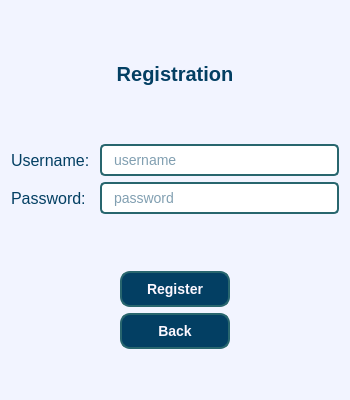
<?xml version="1.0" encoding="UTF-8"?>
<ui version="4.0">
 <class>registration_window</class>
 <widget class="QWidget" name="registration_window">
  <property name="geometry">
   <rect>
    <x>0</x>
    <y>0</y>
    <width>350</width>
    <height>400</height>
   </rect>
  </property>
  <property name="windowTitle">
   <string>registration_window</string>
  </property>
  <property name="styleSheet">
   <string notr="true">QWidget {
    background-color: rgb(242, 244, 255); /* Светлый фон */
}

QMessageBox {
    background-color: rgb(242, 244, 255); /* Светлый фон */
    color: rgb(3, 63, 99); /* Темно-синий цвет текста для контраста */
    border: 2px solid rgb(40, 102, 110); /* Бирюзовая обводка */
    border-radius: 8px; /* Закругленные углы */
}
QLabel {
    color: rgb(3, 63, 99); /* Темный синий цвет текста */
    font-size: 16px; /* Размер шрифта */
}
QMessageBox QLabel {
    color: rgb(3, 63, 99); /* Темный цвет текста */
    font-size: 14px; /* Размер шрифта */
}
QMessageBox QPushButton {
    background-color: rgb(3, 63, 99); /* Синий фон кнопки */
    color: rgb(252, 247, 255); /* Белый цвет текста */
    border: none;
    border-radius: 5px;
    padding: 6px 12px; /* Отступы для приятного вида */
}
QMessageBox QPushButton:hover {
    background-color: rgb(40, 102, 110); /* Цвет при наведении */
}
QInputDialog {
    background-color: rgb(242, 244, 255); /* Светлый фон */
    color: rgb(3, 63, 99); /* Темно-синий цвет текста */
    border: 2px solid rgb(40, 102, 110); /* Бирюзовая обводка */
    border-radius: 8px; /* Закругленные углы */
}

QInputDialog QLabel {
    color: rgb(3, 63, 99); /* Темный синий цвет текста */
    font-size: 14px; /* Размер шрифта */
}

QInputDialog QLineEdit {
    background-color: rgb(252, 247, 255); /* Светлый фон поля ввода */
    color: rgb(3, 63, 99); /* Темный текст */
    border: 1px solid rgb(124, 152, 133); /* Граница поля ввода */
    border-radius: 5px; /* Закругленные углы поля ввода */
    padding: 4px; /* Внутренние отступы */
}

QInputDialog QPushButton {
    background-color: rgb(3, 63, 99); /* Синий фон кнопки */
    color: rgb(252, 247, 255); /* Белый цвет текста */
    border: none;
    border-radius: 5px;
    padding: 6px 12px; /* Отступы для приятного вида */
}

QInputDialog QPushButton:hover {
    background-color: rgb(40, 102, 110); /* Цвет при наведении */
}
QPushButton {
    background-color: rgb(3, 63, 99); /* Тёмно-синий основной цвет */
    color: rgb(252, 247, 255); /* Белый цвет текста */
    border: 2px solid rgb(40, 102, 110); /* Бирюзовая обводка */
    border-radius: 10px; /* Закруглённые края */
    padding: 8px 16px; /* Отступы для приятного вида */
    font-size: 14px; /* Размер шрифта */
    font-weight: bold; /* Жирный текст */
}
QPushButton:hover {
    background-color: rgb(40, 102, 110); /* Цвет кнопки при наведении */
    color: rgb(218, 223, 247); /* Голубой текст при наведении */
}
QPushButton:pressed {
    background-color: rgb(124, 152, 133); /* Цвет при нажатии */
}
QScrollArea {
    background-color: rgb(242, 244, 255); /* Светлый фон */
    border: 1px solid rgb(169, 211, 255); /* Тонкая граница */
    border-radius: 5px; /* Закругленные углы */
}
QScrollBar:vertical {
    background-color: rgb(242, 244, 255); /* Цвет фона скроллбара */
    width: 10px; /* Ширина скроллбара */
}
QScrollBar::handle:vertical {
    background-color: rgb(3, 63, 99); /* Основной цвет ползунка */
    border-radius: 5px;
    min-height: 20px; /* Минимальная высота ползунка */
}
QScrollBar::add-line:vertical, QScrollBar::sub-line:vertical {
    background: none; /* Без линий сверху и снизу */
    height: 0px;
}
QLineEdit {
    background-color: rgb(255, 255, 255); /* Белый фон для текстового поля */
    border: 2px solid rgb(40, 102, 110); /* Бирюзовая обводка */
    border-radius: 5px; /* Закругленные углы */
    padding: 5px 10px; /* Отступы для удобства ввода */
    font-size: 14px; /* Размер шрифта */
    color: rgb(3, 63, 99); /* Цвет текста */
}

QLineEdit:focus {
    border-color: rgb(3, 63, 99); /* Изменение цвета рамки при фокусе */
}

/* Стиль для QComboBox */
QComboBox {
    background-color: rgb(255, 255, 255); /* Белый фон для комбобокса */
    border: 2px solid rgb(40, 102, 110); /* Бирюзовая обводка */
    border-radius: 5px; /* Закругленные углы */
    padding: 5px 10px; /* Отступы */
    font-size: 14px; /* Размер шрифта */
    color: rgb(3, 63, 99); /* Цвет текста */
}

QComboBox QAbstractItemView {
    border: 2px solid rgb(40, 102, 110); /* Рамка для выпадающего списка */
    background-color: rgb(255, 255, 255); /* Белый фон */
    color: rgb(3, 63, 99); /* Цвет текста */
}

/* Стиль для QPushButton */
QPushButton {
    background-color: rgb(3, 63, 99); /* Тёмно-синий основной цвет */
    color: rgb(252, 247, 255); /* Белый цвет текста */
    border: 2px solid rgb(40, 102, 110); /* Бирюзовая обводка */
    border-radius: 10px; /* Закруглённые края */
    padding: 8px 16px; /* Отступы для приятного вида */
    font-size: 14px; /* Размер шрифта */
    font-weight: bold; /* Жирный текст */
}

QPushButton:hover {
    background-color: rgb(40, 102, 110); /* Цвет кнопки при наведении */
    color: rgb(218, 223, 247); /* Голубой текст при наведении */
}

QPushButton:pressed {
    background-color: rgb(124, 152, 133); /* Цвет при нажатии */
}

/* Выравнивание элементов внутри диалога */
QDialog QLabel,
QDialog QLineEdit,
QDialog QComboBox,
QDialog QPushButton {
    margin-bottom: 10px; /* Отступы между элементами */
}

/* Чтобы скрыть рамку у элементов, если они внутри формы */
QDialog QLineEdit:focus, QComboBox:focus {
    outline: none;
}

QCheckBox {
    color: rgb(3, 63, 99); /* Темный синий цвет текста */
    font-size: 14px; /* Размер шрифта */
}

QCheckBox::indicator {
    width: 15px; /* Ширина индикатора */
    height: 15px; /* Высота индикатора */
    border: 2px solid rgb(40, 102, 110); /* Бирюзовая обводка */
    border-radius: 3px; /* Закругленные углы */
    background-color: rgb(255, 255, 255); /* Белый фон для индикатора */
}

QCheckBox::indicator:checked {
    background-color: rgb(3, 63, 99); /* Синий фон для отмеченного состояния */
    border: 2px solid rgb(40, 102, 110); /* Бирюзовая обводка */
}

QCheckBox::indicator:unchecked {
    background-color: rgb(255, 255, 255); /* Белый фон для неотмеченного состояния */
}

QPushButton:disabled {
    background-color: rgb(200, 200, 200); /* Светло-серый цвет для неактивной кнопки */
    color: rgb(150, 150, 150); /* Светло-серый цвет текста */
    border: 2px solid rgb(169, 211, 255); /* Более светлая обводка */
}
</string>
  </property>
  <layout class="QGridLayout" name="gridLayout">
   <item row="0" column="0">
    <layout class="QVBoxLayout" name="verticalLayout_3">
     <item>
      <spacer name="verticalSpacer_3">
       <property name="orientation">
        <enum>Qt::Orientation::Vertical</enum>
       </property>
       <property name="sizeHint" stdset="0">
        <size>
         <width>20</width>
         <height>40</height>
        </size>
       </property>
      </spacer>
     </item>
     <item>
      <widget class="QLabel" name="label_3">
       <property name="styleSheet">
        <string notr="true">QLabel {
    color: rgb(3, 63, 99); /* Темный синий цвет текста */
    font-size: 20px; /* Размер шрифта */
	border-bottom: 0;
	font-weight:bold;
}
</string>
       </property>
       <property name="text">
        <string>Registration</string>
       </property>
       <property name="alignment">
        <set>Qt::AlignmentFlag::AlignCenter</set>
       </property>
      </widget>
     </item>
     <item>
      <spacer name="verticalSpacer">
       <property name="orientation">
        <enum>Qt::Orientation::Vertical</enum>
       </property>
       <property name="sizeHint" stdset="0">
        <size>
         <width>20</width>
         <height>40</height>
        </size>
       </property>
      </spacer>
     </item>
     <item>
      <layout class="QHBoxLayout" name="horizontalLayout_3">
       <item>
        <layout class="QFormLayout" name="formLayout">
         <item row="0" column="0">
          <widget class="QLabel" name="label">
           <property name="sizePolicy">
            <sizepolicy hsizetype="MinimumExpanding" vsizetype="Preferred">
             <horstretch>0</horstretch>
             <verstretch>0</verstretch>
            </sizepolicy>
           </property>
           <property name="text">
            <string>Username: </string>
           </property>
           <property name="textFormat">
            <enum>Qt::TextFormat::AutoText</enum>
           </property>
          </widget>
         </item>
         <item row="0" column="1">
          <widget class="QLineEdit" name="lineUsername">
           <property name="inputMask">
            <string/>
           </property>
           <property name="text">
            <string/>
           </property>
           <property name="placeholderText">
            <string>username</string>
           </property>
          </widget>
         </item>
         <item row="1" column="0">
          <widget class="QLabel" name="label_2">
           <property name="text">
            <string>Password:</string>
           </property>
          </widget>
         </item>
         <item row="1" column="1">
          <widget class="QLineEdit" name="linePassword">
           <property name="text">
            <string/>
           </property>
           <property name="echoMode">
            <enum>QLineEdit::EchoMode::Password</enum>
           </property>
           <property name="placeholderText">
            <string>password</string>
           </property>
          </widget>
         </item>
        </layout>
       </item>
      </layout>
     </item>
     <item>
      <spacer name="verticalSpacer_4">
       <property name="orientation">
        <enum>Qt::Orientation::Vertical</enum>
       </property>
       <property name="sizeHint" stdset="0">
        <size>
         <width>20</width>
         <height>40</height>
        </size>
       </property>
      </spacer>
     </item>
     <item>
      <layout class="QHBoxLayout" name="horizontalLayout_2">
       <item>
        <spacer name="horizontalSpacer_2">
         <property name="orientation">
          <enum>Qt::Orientation::Horizontal</enum>
         </property>
         <property name="sizeHint" stdset="0">
          <size>
           <width>40</width>
           <height>20</height>
          </size>
         </property>
        </spacer>
       </item>
       <item>
        <layout class="QVBoxLayout" name="verticalLayout_2">
         <item>
          <widget class="QPushButton" name="register_button">
           <property name="sizePolicy">
            <sizepolicy hsizetype="Expanding" vsizetype="Fixed">
             <horstretch>0</horstretch>
             <verstretch>0</verstretch>
            </sizepolicy>
           </property>
           <property name="text">
            <string>Register</string>
           </property>
          </widget>
         </item>
         <item>
          <widget class="QPushButton" name="back_button">
           <property name="text">
            <string>Back</string>
           </property>
          </widget>
         </item>
         <item>
          <spacer name="verticalSpacer_2">
           <property name="orientation">
            <enum>Qt::Orientation::Vertical</enum>
           </property>
           <property name="sizeHint" stdset="0">
            <size>
             <width>20</width>
             <height>40</height>
            </size>
           </property>
          </spacer>
         </item>
        </layout>
       </item>
       <item>
        <spacer name="horizontalSpacer">
         <property name="orientation">
          <enum>Qt::Orientation::Horizontal</enum>
         </property>
         <property name="sizeHint" stdset="0">
          <size>
           <width>40</width>
           <height>20</height>
          </size>
         </property>
        </spacer>
       </item>
      </layout>
     </item>
    </layout>
   </item>
  </layout>
 </widget>
 <resources/>
 <connections/>
</ui>
